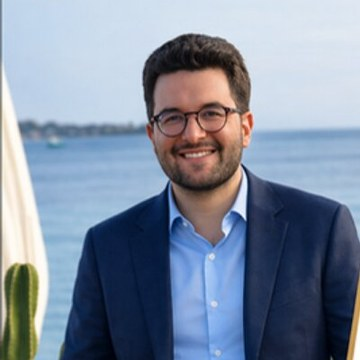
#> input picture newsletters/assets/photo-gregory-arfi.jpg, 360 x 360 px
$ python crop_center.py --input ../../newsletters/assets/photo-gregory-arfi.jpg --out out.png --box 5 5 5 5
#> lines starting #> are read from the running program, lines starting #| are printed output that depends on the picture
"""Recadre une zone d'un concept (ex. un seul personnage d'une planche) et la recentre sur un fond uni.

python tools/gen3d/crop_center.py --input a.png --out b.png --box 0 0 522 1024 [--size 1024 1024]
"""
import argparse

import numpy as np
from PIL import Image


def main():
    parser = argparse.ArgumentParser(description=__doc__, formatter_class=argparse.RawDescriptionHelpFormatter)
    parser.add_argument("--input", required=True)
    parser.add_argument("--out", required=True)
    parser.add_argument("--box", type=int, nargs=4, required=True, metavar=("X0", "Y0", "X1", "Y1"))
    parser.add_argument("--size", type=int, nargs=2, default=None, metavar=("W", "H"), help="Défaut : taille d'origine")
    parser.add_argument("--at", type=int, nargs=2, default=None, metavar=("X", "Y"),
                        help="Position du coin haut-gauche de la découpe (défaut : centrée)")
    args = parser.parse_args()

    img = Image.open(args.input).convert("RGB")
#> img is the input picture: PIL image 360x360 RGB; mean R, G, B 128.2, 140.6, 159.4
    arr = np.asarray(img)
    border = np.concatenate([arr[0], arr[-1], arr[:, 0], arr[:, -1]])
#> border = 1440 rows, first 8: [108, 126, 140], [137, 155, 169], [181, 200, 215], [202, 221, 236], [193, 214, 231], [189, 210, 227], [193, 214, 235], [191, 212, 233]
    background = tuple(int(c) for c in np.median(border, axis=0))
#> background = (142, 160, 197)
    crop = img.crop(tuple(args.box))
    w, h = args.size or img.size
#> w = 360; h = 360
    canvas = Image.new("RGB", (w, h), background)
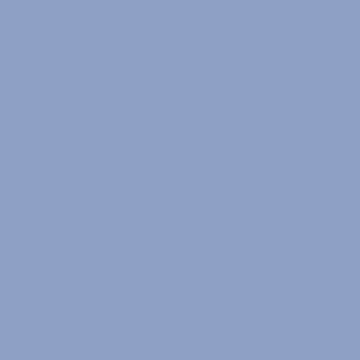
#> canvas: PIL image 360x360 RGB; mean R, G, B 142, 160, 197
    canvas.paste(crop, tuple(args.at) if args.at else ((w - crop.width) // 2, (h - crop.height) // 2))
    canvas.save(args.out)
    print(f"[crop] {args.input} {args.box} -> {args.out} ({w}x{h}), fond {background}")
#| [crop] ../../newsletters/assets/photo-gregory-arfi.jpg [5, 5, 5, 5] -> out.png (360x360), fond (142, 160, 197)


if __name__ == "__main__":
    main()
